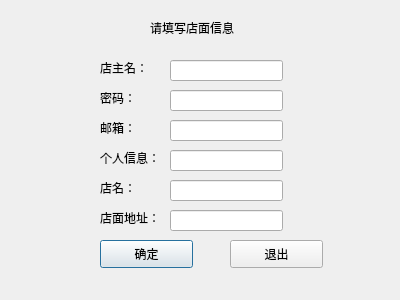
<?xml version="1.0" encoding="UTF-8"?>
<ui version="4.0">
 <class>dianmianregist</class>
 <widget class="QDialog" name="dianmianregist">
  <property name="geometry">
   <rect>
    <x>0</x>
    <y>0</y>
    <width>400</width>
    <height>300</height>
   </rect>
  </property>
  <property name="windowTitle">
   <string>Dialog</string>
  </property>
  <widget class="QPushButton" name="pushButton">
   <property name="geometry">
    <rect>
     <x>100</x>
     <y>240</y>
     <width>93</width>
     <height>28</height>
    </rect>
   </property>
   <property name="text">
    <string>确定</string>
   </property>
  </widget>
  <widget class="QLabel" name="label_2">
   <property name="geometry">
    <rect>
     <x>150</x>
     <y>20</y>
     <width>111</width>
     <height>16</height>
    </rect>
   </property>
   <property name="text">
    <string>请填写店面信息</string>
   </property>
  </widget>
  <widget class="QLabel" name="label_6">
   <property name="geometry">
    <rect>
     <x>100</x>
     <y>180</y>
     <width>72</width>
     <height>15</height>
    </rect>
   </property>
   <property name="text">
    <string>店名：</string>
   </property>
  </widget>
  <widget class="QLabel" name="label_3">
   <property name="geometry">
    <rect>
     <x>100</x>
     <y>90</y>
     <width>72</width>
     <height>15</height>
    </rect>
   </property>
   <property name="text">
    <string>密码：</string>
   </property>
  </widget>
  <widget class="QLineEdit" name="pwdlineEdit">
   <property name="geometry">
    <rect>
     <x>170</x>
     <y>90</y>
     <width>113</width>
     <height>21</height>
    </rect>
   </property>
  </widget>
  <widget class="QLineEdit" name="infolineEdit_2">
   <property name="geometry">
    <rect>
     <x>170</x>
     <y>180</y>
     <width>113</width>
     <height>21</height>
    </rect>
   </property>
  </widget>
  <widget class="QLabel" name="label">
   <property name="geometry">
    <rect>
     <x>100</x>
     <y>60</y>
     <width>72</width>
     <height>15</height>
    </rect>
   </property>
   <property name="text">
    <string>店主名：</string>
   </property>
  </widget>
  <widget class="QLabel" name="label_4">
   <property name="geometry">
    <rect>
     <x>100</x>
     <y>120</y>
     <width>72</width>
     <height>15</height>
    </rect>
   </property>
   <property name="text">
    <string>邮箱：</string>
   </property>
  </widget>
  <widget class="QLabel" name="label_5">
   <property name="geometry">
    <rect>
     <x>100</x>
     <y>150</y>
     <width>72</width>
     <height>15</height>
    </rect>
   </property>
   <property name="text">
    <string>个人信息：</string>
   </property>
  </widget>
  <widget class="QLineEdit" name="usrlineEdit">
   <property name="geometry">
    <rect>
     <x>170</x>
     <y>60</y>
     <width>113</width>
     <height>21</height>
    </rect>
   </property>
  </widget>
  <widget class="QPushButton" name="pushButton_2">
   <property name="geometry">
    <rect>
     <x>230</x>
     <y>240</y>
     <width>93</width>
     <height>28</height>
    </rect>
   </property>
   <property name="text">
    <string>退出</string>
   </property>
  </widget>
  <widget class="QLineEdit" name="emaillineEdit">
   <property name="geometry">
    <rect>
     <x>170</x>
     <y>120</y>
     <width>113</width>
     <height>21</height>
    </rect>
   </property>
  </widget>
  <widget class="QLineEdit" name="infolineEdit">
   <property name="geometry">
    <rect>
     <x>170</x>
     <y>150</y>
     <width>113</width>
     <height>21</height>
    </rect>
   </property>
  </widget>
  <widget class="QLabel" name="label_7">
   <property name="geometry">
    <rect>
     <x>100</x>
     <y>210</y>
     <width>72</width>
     <height>15</height>
    </rect>
   </property>
   <property name="text">
    <string>店面地址：</string>
   </property>
  </widget>
  <widget class="QLineEdit" name="infolineEdit_3">
   <property name="geometry">
    <rect>
     <x>170</x>
     <y>210</y>
     <width>113</width>
     <height>21</height>
    </rect>
   </property>
  </widget>
 </widget>
 <resources/>
 <connections/>
</ui>
